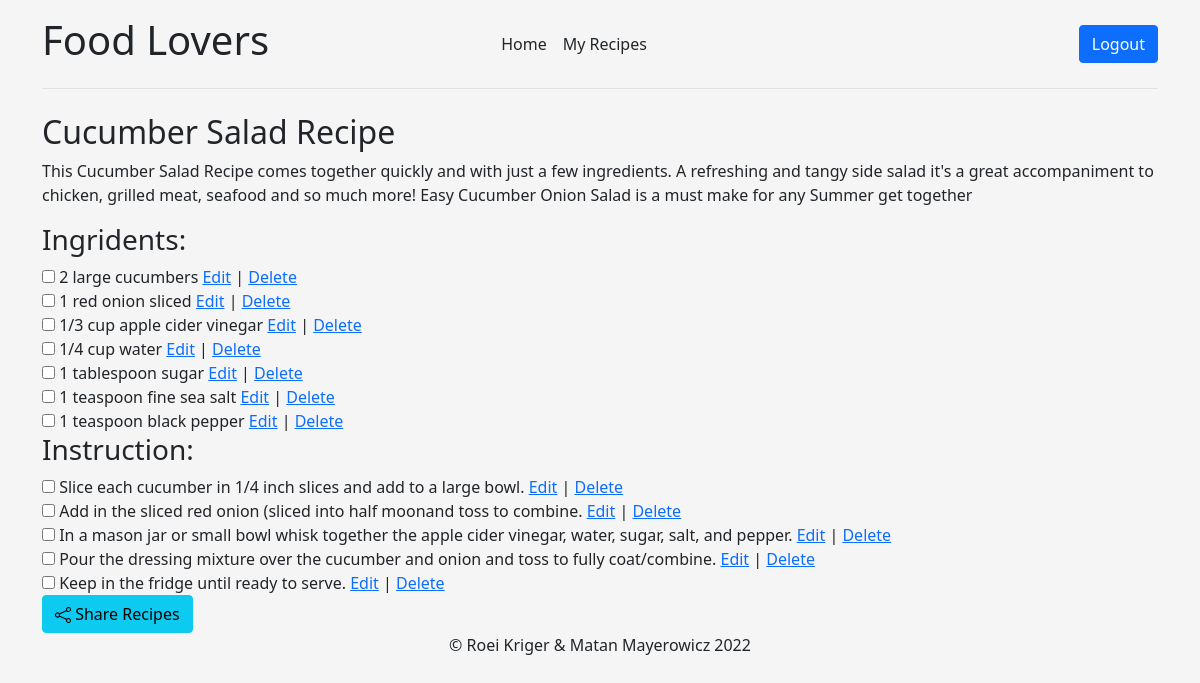
Screenshot of /my_recipe.php?id=2 (signed in) with the database file from the repository.
### tables this page shows
CREATE TABLE `tbl_recipes` (
  `res_id` int(11) NOT NULL,
  `res_name` varchar(30) NOT NULL,
  `publish_date` date NOT NULL,
  `description` text NOT NULL,
  `author` varchar(30) NOT NULL
);

CREATE TABLE `tbl_ingredients` (
  `res_id` int(11) NOT NULL,
  `ing_id` int(11) NOT NULL,
  `ing_name` varchar(30) NOT NULL
);

CREATE TABLE `tbl_actions` (
  `res_id` int(11) NOT NULL,
  `act_id` int(11) NOT NULL,
  `action` text NOT NULL
);

### my_recipe.php (the view, shortened to what this page needs)
<?php require_once "parts/header.php"; ?>
<?php require_once "db_actions/db.php"; ?>
<?php
if (isset($_GET['id'])) {
  $res_id = $_GET['id'];
  $sql = "SELECT * FROM tbl_recipes WHERE res_id=$res_id";
  $result = $conn->query($sql);
?>
  <?php $row = $result->fetch_assoc();  ?>
  <h2> <?= $row["res_name"] ?> </h2>
  <p><?= $row["description"] ?> </p>
<?php
}
echo "<h3> Ingridents: </h3>";
$sql = "SELECT * FROM tbl_ingredients WHERE res_id=$res_id";
$result = $conn->query($sql);
?>
<?php while ($row = $result->fetch_assoc()) : ?>
  <div id="I<?= $row["ing_id"] ?>"> <input type="checkbox" value="I<?= $row["ing_id"] ?>" name="<?= $row["ing_id"] ?>" class="checked">
    <?= $row["ing_name"] ?> <a href="edit.php?res=<?= $row["res_id"] ?>&ing=<?= $row["ing_id"] ?>">Edit</a> | <a href="delete.php?res=<?= $row["res_id"] ?>&ing=<?= $row["ing_id"] ?>">Delete</a>
  </div>
<?php endwhile; ?>
<?php
echo "<h3> Instruction: </h3>";
$sql = "SELECT * FROM tbl_actions WHERE res_id=$res_id";
$result = $conn->query($sql);
?>
<?php while ($row = $result->fetch_assoc()) : ?>
  <div id="A<?= $row["act_id"] ?>">
    <input type="checkbox" value="A<?= $row["act_id"] ?>" name="<?= $row["act_id"] ?>" class="checkedAction"> <?= $row["action"] ?> <a href="edit.php?res=<?= $row["res_id"] ?>&act=<?= $row["act_id"] ?>">Edit</a> | <a href="delete.php?res=<?= $row["res_id"] ?>&act=<?= $row["act_id"] ?>">Delete</a>
  </div>
<?php endwhile; ?>
<div>
  <button type="button" class="btn btn-info" data-bs-toggle="modal" data-bs-target="#exampleModal">
    <img src="images/share.svg" class="img-fluid"> Share Recipes
  </button>
</div>
<?php require_once "parts/footer.php"; ?>

### css/mystyle.css (style rules this page uses)
body { background-color: #f5f5f5; }

### rows the page displays
tbl_recipes: res_name "Cucumber Salad Recipe", description "This Cucumber Salad Recipe comes together quickly and with just a few ingredients. A refreshing and tangy side salad it's a great accompaniment to chicken, grilled meat, seafood and so much more! Easy Cucumber Onion Salad is a must make for any Summer get together"
tbl_ingredients: ing_name "2 large cucumbers"
tbl_ingredients: ing_name "1 red onion sliced"
tbl_ingredients: ing_name "1/3 cup apple cider vinegar"
tbl_ingredients: ing_name "1/4 cup water"
tbl_ingredients: ing_name "1 tablespoon sugar"
tbl_ingredients: ing_name "1 teaspoon fine sea salt"
tbl_ingredients: ing_name "1 teaspoon black pepper"
tbl_actions: action "Slice each cucumber in 1/4 inch slices and add to a large bowl."
tbl_actions: action "Add in the sliced red onion (sliced into half moonand toss to combine."
tbl_actions: action "In a mason jar or small bowl whisk together the apple cider vinegar, water, sugar, salt, and pepper."
tbl_actions: action "Pour the dressing mixture over the cucumber and onion and toss to fully coat/combine."
tbl_actions: action "Keep in the fridge until ready to serve."
